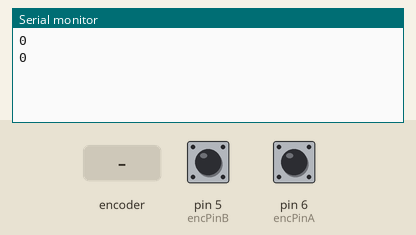
Simulated run of this sketch. Board: Arduino Uno, built with avr-gcc and run on an emulated ATmega328P. On the bench: the last lines printed to the serial monitor. Inputs (shaded band) come from the test bench; at power-on: pin 5 (encPinB) HIGH, pin 6 (encPinA) HIGH.

Above: at 1.2 s.
1.3 s: rotary encoder on pin 6 (encPinA) / pin 5 (encPinB) turned 1 step (first pin leading)
At 2.1 s:
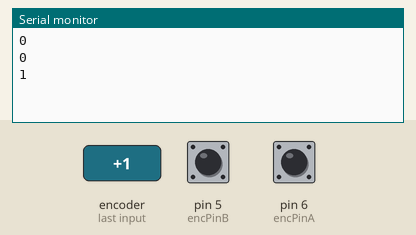
3.0 s: rotary encoder on pin 6 (encPinA) / pin 5 (encPinB) turned 1 step (first pin leading)
At 3.4 s:
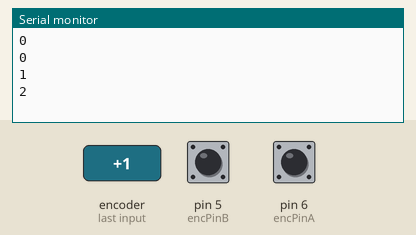
Timing chart, 0 to 6.0 s (numbered marks = the images above; inputs shaded):
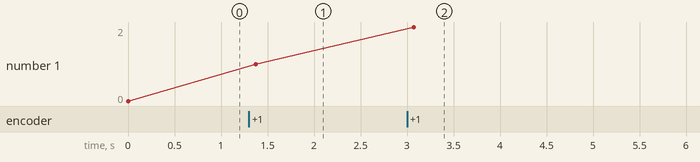

The sketch:

Encoder.ino
```cpp
// используемые пины
const int encPinA = 6;  // CLK
const int encPinB = 5;  // DT

bool encA;
bool encB;

bool prev11;
bool clockwise1=true;
bool clockwise2=false;

int value = 0;

void setup() {
  Serial.begin(9600);
  pinMode(encPinA, INPUT);
  digitalWrite(encPinA, HIGH);  // Подтяжка к плюсу
  pinMode(encPinB, INPUT);
  digitalWrite(encPinB, HIGH);
  Serial.println(value);
}

void loop() {
  encA = digitalRead(encPinA);
  encB = digitalRead(encPinB);
  if ((encA)&&(encB)&&(!prev11)){
    if ((clockwise1)&&(clockwise2)){
      value++;
    }
    if ((!clockwise1)&&(!clockwise2)){
      value--;
    }
    prev11 = true;
    Serial.println(value);
  }
  else if ((!encA)&&(encB)&&(prev11)){
    clockwise1 = true;
    prev11 = false;
  }
  else if ((encA)&&(!encB)&&(prev11)){
    clockwise1 = false;
    prev11 = false;
  }
  else if ((!encA)&&(encB)&&(!prev11)){
    clockwise2 = false;
  }
  else if ((encA)&&(!encB)&&(!prev11)){
    clockwise2 = true;
  }
}
```

Measured:
- after the input at 1.3 s, the serial monitor: prints a new line after 0.08 s (image 1)
- after the input at 3.0 s, the serial monitor: prints a new line after 0.08 s (image 2)
- plotted number 1: 0 → 1 after the input at 1.3 s, 1 → 2 after the input at 3.0 s
